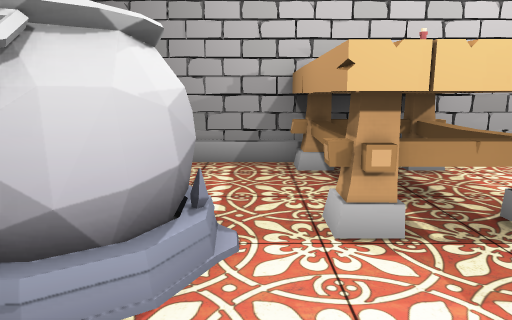
view 1 (above)

13 first-person views from a walk through a 3-D level made in the Unity game engine. The camera is 1.5 m above the floor, tilts 10° down and sees 70° across. The floor is counted in squares, 1 m on a side. Each view is taken from the middle of a square. On the plan, view 1 faces up. The plan holds only what a view shows up to about 16 squares ahead; the rest is blank. Some surface patterns are stand-ins.

view 2
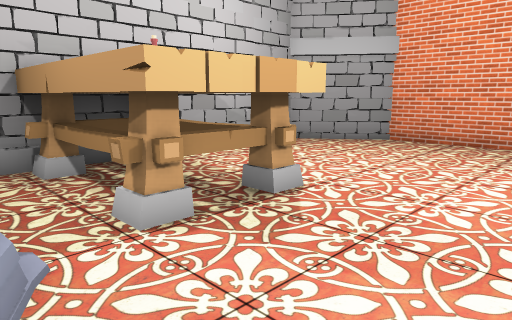

view 3
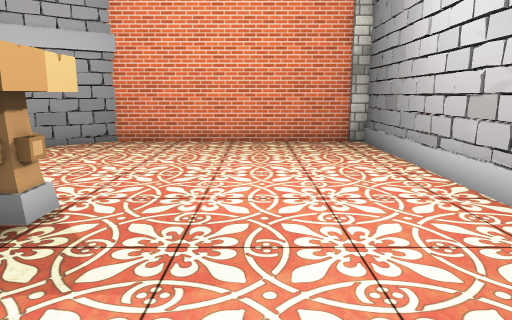

view 4
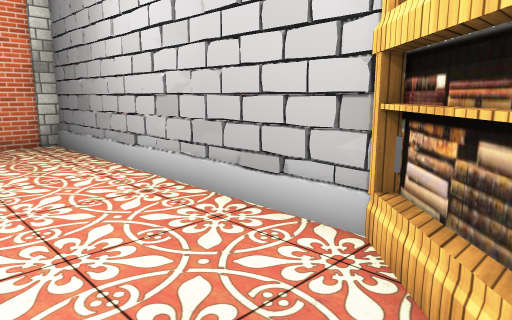

view 5
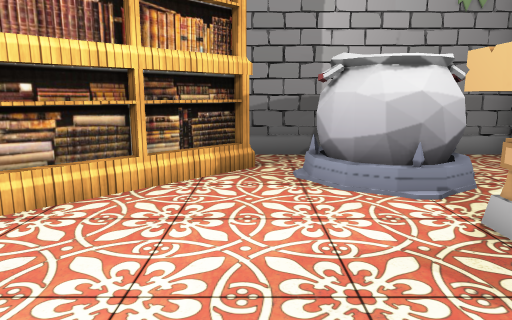

view 6
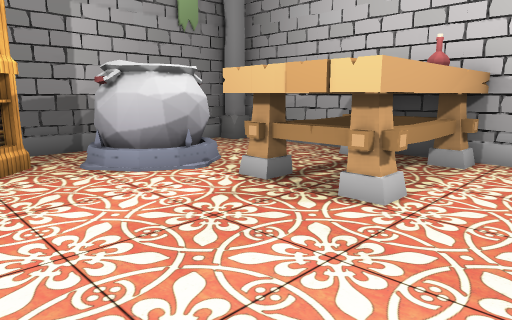

view 7
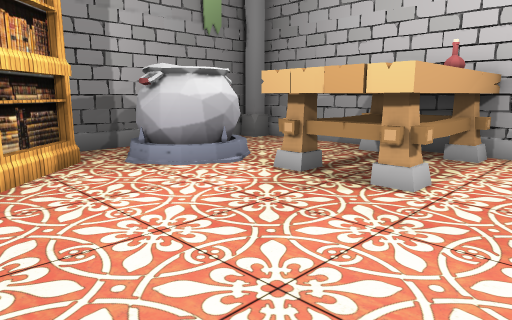

view 8
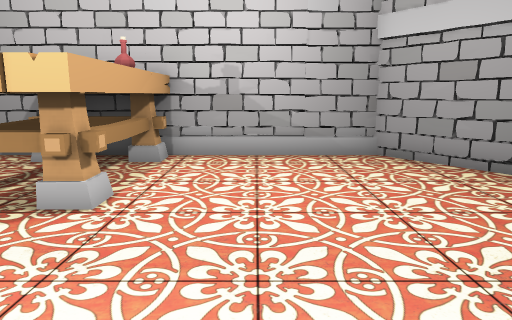

view 9
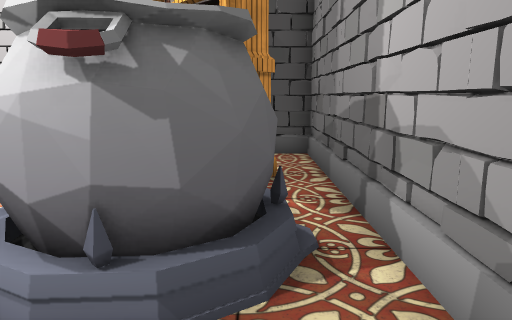

view 10
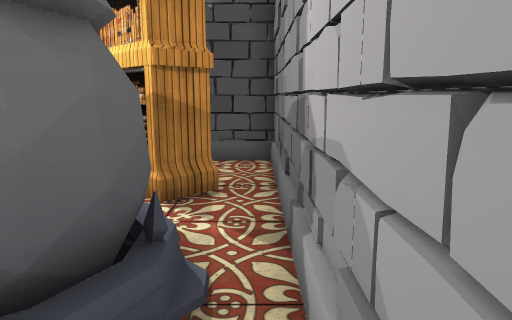

view 11
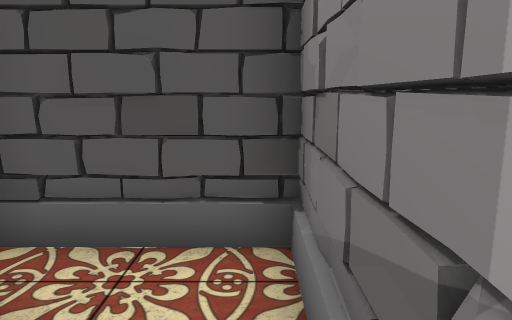

view 12
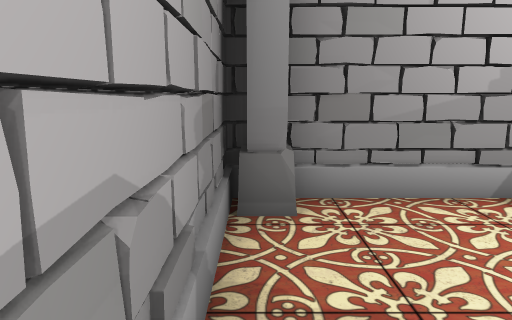

view 13
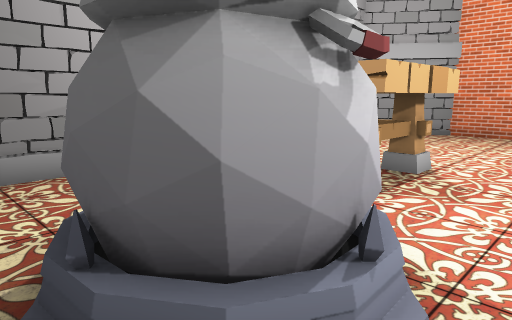

### Floor plan
Key: @ floor where view 1 was taken; # wall or solid block; . floor; T table; P pot; B bookshelf; C column.
Columns run from 5 left of view 1 to 11 right of it. Each row starts with its distance up from view 1.
  9 ###########
  8 #C####TTT#######
  7 #.....TTTT.....##
  6 #.....TTTT......#
  5 #..P..TTTT......#
  4 #.PPP.TTTT......#
  3 #.PPP..TT.......#
  2 #..P............#
  1 #..B............#
  0 #.BB.@..........#
 -1 #..BB...........#
 -2 #...BB..........#
 -3 #####B###########

Where each view was taken, in squares from view 1:
view 1: 0 up, 0 right, facing up
view 2: 0 up, 1 left, facing up-right
view 3: 1 up, 1 left, facing right
view 4: 1 up, 1 left, facing down-right
view 5: 1 up, 5 right, facing left
view 6: 1 down, 6 right, facing up-left
view 7: 2 down, 6 right, facing up-left
view 8: 1 down, 6 right, facing up
view 9: 7 up, 3 left, facing down
view 10: 6 up, 4 left, facing down
view 11: 1 up, 4 left, facing down
view 12: 3 up, 4 left, facing up
view 13: 1 up, 4 left, facing up-right
